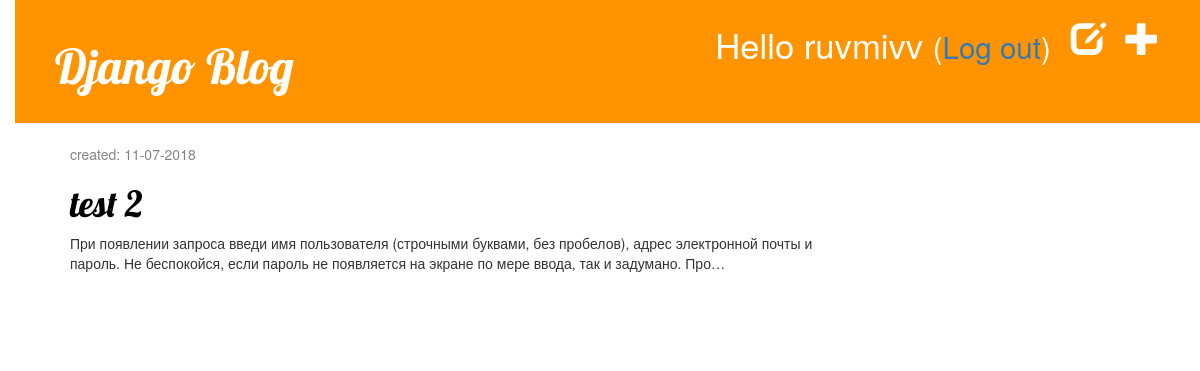
Page /drafts/ (signed in) on the committed database.
### blog/models.py (models this page shows, shortened)
class Post(models.Model):
    author = models.ForeignKey('auth.User', on_delete=models.CASCADE)
    title = models.CharField(max_length=200)
    text = models.TextField()
    created_date = models.DateTimeField(
            default=timezone.now)
    published_date = models.DateTimeField(
            blank=True, null=True)

### blog/views.py (the view)
# urls.py: url(r'^drafts/$', views.post_draft_list, name='post_draft_list'),
@login_required
def post_draft_list(request):
    posts = Post.objects.filter(published_date__isnull=True).order_by('created_date')
    return render(request, 'blog/post_draft_list.html', {'posts': posts})

### blog/templates/blog/post_draft_list.html
{% extends 'blog/base.html' %}
{% block content %}
    {% for post in posts %}
        <div class="post">
            <p class="date">created: {{ post.created_date|date:'d-m-Y' }}</p>
            <h1><a href="{% url 'post_detail' pk=post.pk %}">{{ post.title }}</a></h1>
            <p>{{ post.text|truncatechars:200 }}</p>
        </div>
    {% endfor %}
{% endblock %}

### blog/templates/blog/base.html (shortened to what this page needs)
{% load staticfiles %}
<html>
    <head>
		<link rel="stylesheet" href="//maxcdn.bootstrapcdn.com/bootstrap/3.2.0/css/bootstrap.min.css">
        <link rel="stylesheet" href="//maxcdn.bootstrapcdn.com/bootstrap/3.2.0/css/bootstrap-theme.min.css">
		<link rel="stylesheet" href="{% static 'css/blog.css' %}">
    </head>
    <body>
		<div class="page-header">
		    {% if user.is_authenticated %}
		        <a href="{% url 'post_new' %}" class="top-menu"><span class="glyphicon glyphicon-plus"></span></a>
			    <a href="{% url 'post_draft_list' %}" class="top-menu"><span class="glyphicon glyphicon-edit"></span></a>
				<p class="top-menu">Hello {{ user.username }} <small>(<a href="{% url 'logout' %}">Log out</a>)</small></p>
			{% else %}
				<a href="{% url 'login' %}" class="top-menu"><span class="glyphicon glyphicon-lock"></span></a>
			{% endif %}
			<h1><a href="/">Django Blog</a></h1>
		</div>
		<div class="content container">
			<div class="row">
				<div class="col-md-8">
				{% block content %}
				{% endblock %}
				</div>
			</div>
		</div>
    </body>
</html>

### blog/static/css/blog.css (style rules this page uses)
h1 a { color: #FCA205; font-family: 'Lobster'; }
body { padding-left: 15px; }
.page-header { background-color: #ff9400; margin-top: 0; padding: 20px 20px 20px 40px; }
.page-header h1, .page-header h1 a, .page-header h1 a:visited, .page-header h1 a:active { color: #ffffff; font-size: 36pt; text-decoration: none; }
.content { margin-left: 40px; }
h1, h2, h3, h4 { font-family: 'Lobster', cursive; }
.date { color: #828282; }
.top-menu, .top-menu:hover, .top-menu:visited { color: #ffffff; float: right; font-size: 26pt; margin-right: 20px; }
.post { margin-bottom: 70px; }
.post h1 a, .post h1 a:visited { color: #000000; }

### rows in the picture
Post: created_date "11-07-2018", title "test 2", text "При появлении запроса введи имя пользователя (строчными буквами, без пробелов), адрес электронной почты и пароль. Не беспокойся, если пароль не появляется на экране по мере ввода, так и задумано. Про…"

### other values in the picture
{{ user.username }} "ruvmivv"
